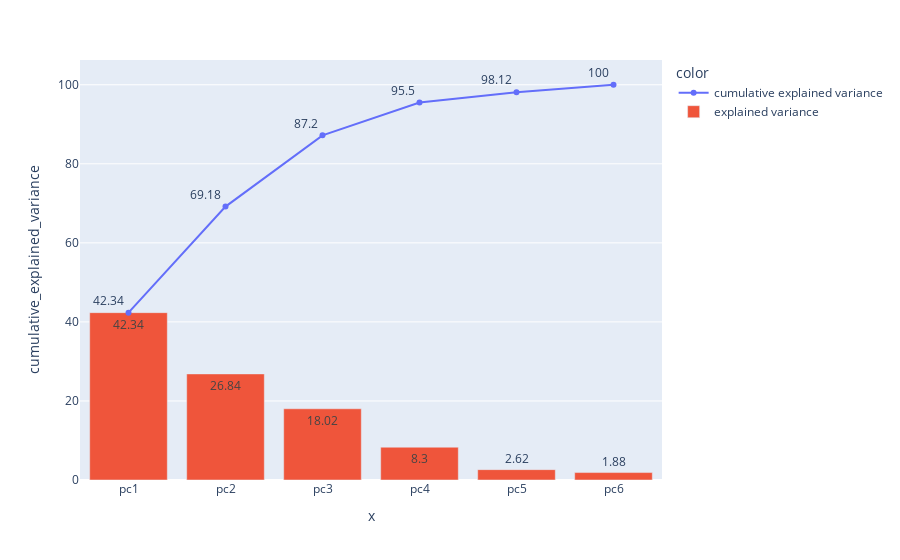

The cell this chart's notebook holds for it:
### Code cell
data.scree

### Figure 1 — Plotly figure (JSON) as saved in the notebook; plotly's stock layout.template omitted (floating-point values rounded to 4 significant figures)
{"data": [{"hovertemplate": "color=cumulative explained variance<br>x=%{x}<br>cumulative_explained_variance=%{text}<extra></extra>", "legendgroup": "cumulative explained variance", "line": {"color": "#636efa", "dash": "solid"}, "marker": {"symbol": "circle"}, "mode": "lines+text+markers", "name": "cumulative explained variance", "orientation": "v", "showlegend": true, "text": [42.34, 69.18, 87.2, 95.5, 98.12, 100], "textposition": "top left", "type": "scatter", "x": ["pc1", "pc2", "pc3", "pc4", "pc5", "pc6"], "xaxis": "x", "y": [42.34, 69.18, 87.2, 95.5, 98.12, 100], "yaxis": "y"}, {"name": "explained variance", "text": [42.34, 26.84, 18.02, 8.3, 2.62, 1.88], "type": "bar", "x": ["pc1", "pc2", "pc3", "pc4", "pc5", "pc6"], "y": [42.34, 26.84, 18.02, 8.3, 2.62, 1.88]}], "layout": {"legend": {"title": {"text": "color"}, "tracegroupgap": 0}, "margin": {"t": 60}, "xaxis": {"anchor": "y", "domain": [0, 1], "title": {"text": "x"}}, "yaxis": {"anchor": "x", "domain": [0, 1], "title": {"text": "cumulative_explained_variance"}}}}
